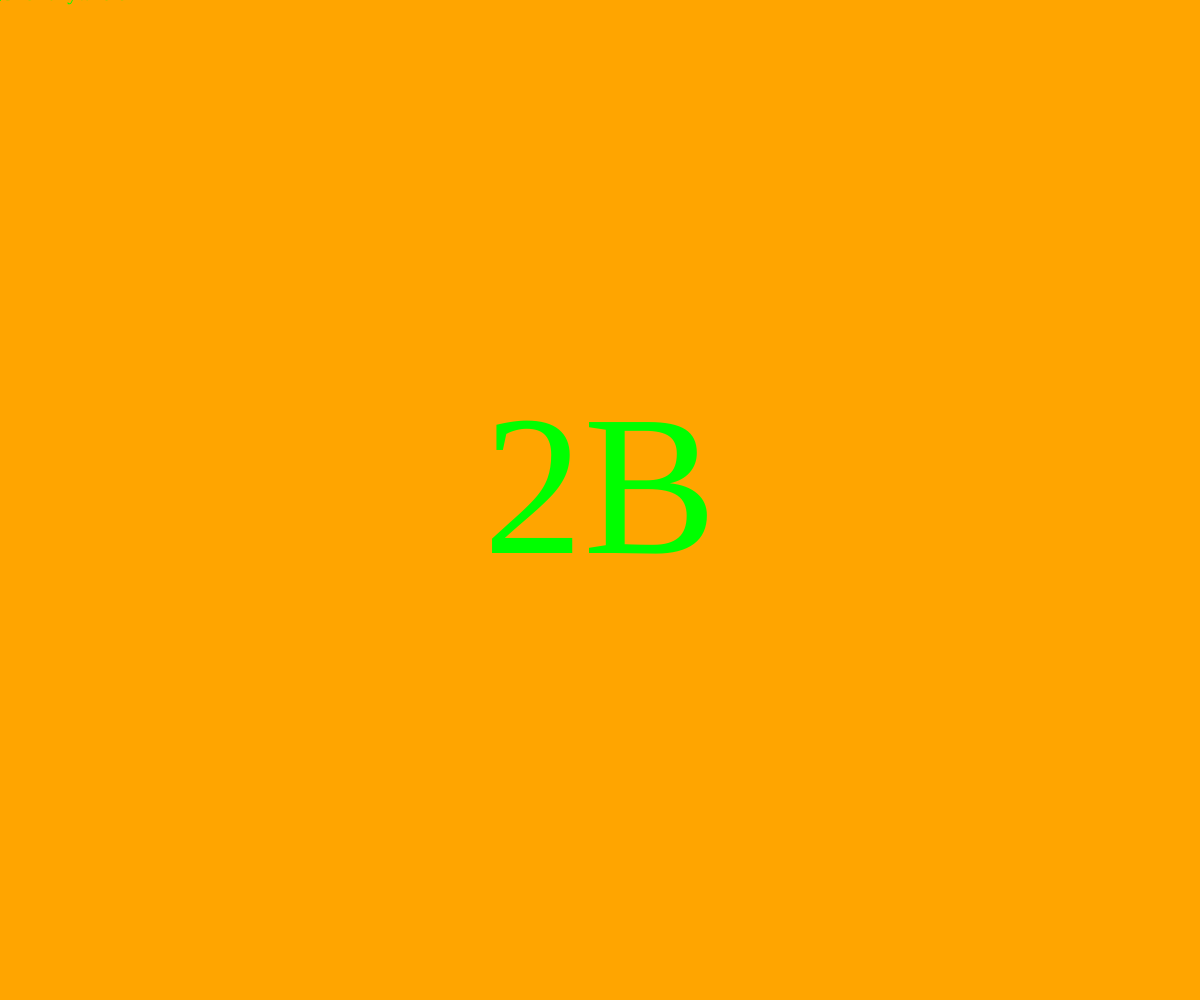
Frame 1 (no input)
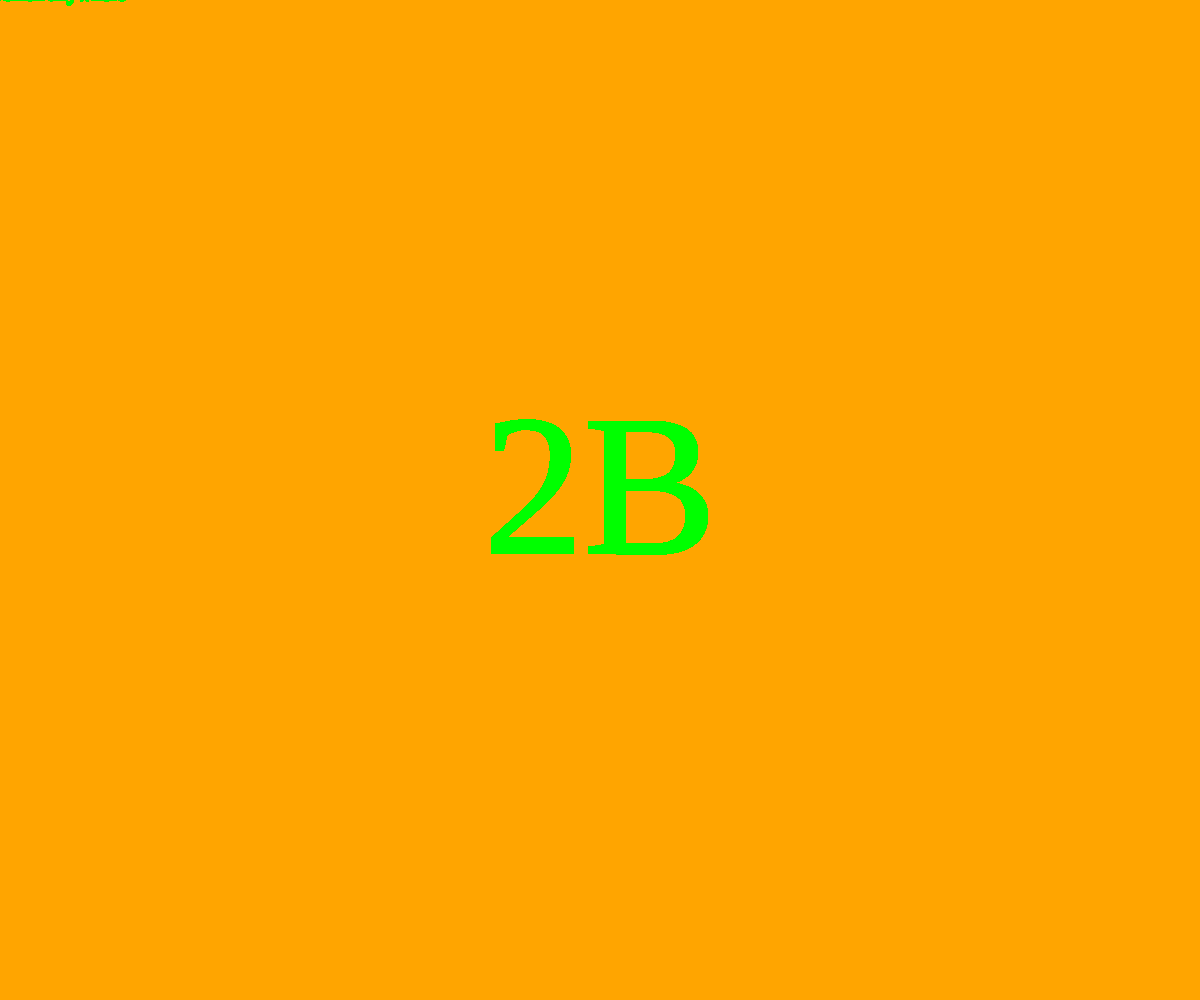
Frame 60 (no input)
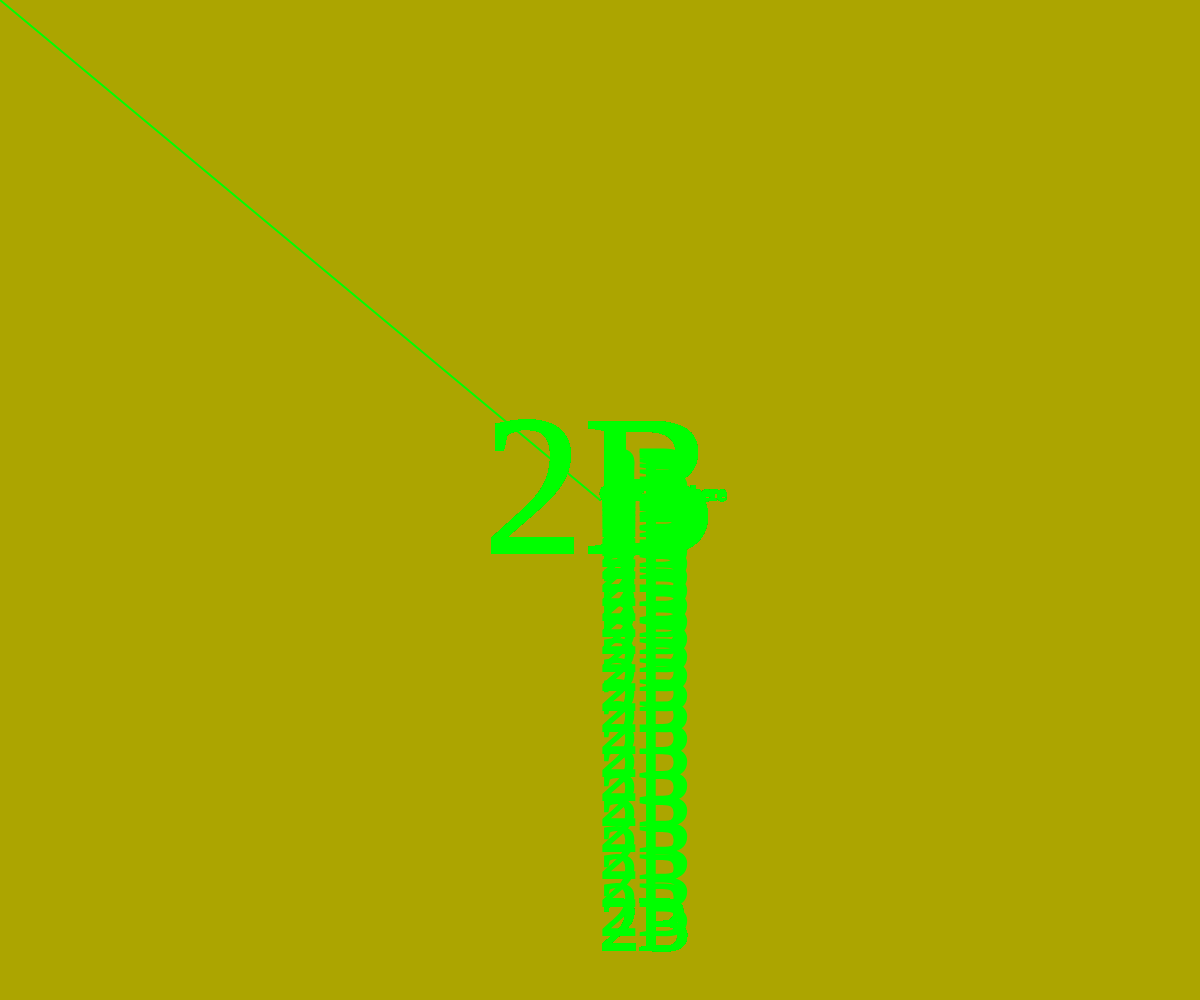
Frame 120 (the mouse pressed at the canvas centre since frame 60)

The p5.js sketch that drew these frames (run headless with seeded random() and noise() and a simulated clock; from frame 60 on, the mouse is pressed at the canvas centre):

// p5.js sketch
// ── sketch.js
let textX, textY; // Position of the text
let isFalling = false; // Whether the text is falling
let fallSpeed = 0; // Speed of falling
let randomSize; // Random text size
let fallenText = []; // Array to store fallen texts

function setup() {
  createCanvas(windowWidth, windowHeight);
  background(255, 165, 0);  // Set initial background color to orange
  fill(98);  // Set default text color
  textSize(40);  // Set default text size
}

function draw() {
  // Draw a big static "2B" in the center of the page
  textFont('Baby Doll');
  textSize(200); // Large size for center text
  fill(0, 255, 0); // Green color
  textAlign(CENTER, CENTER);
  text('2B', width / 2, height / 2);

  // Draw the text "Click anywhere" at the current mouse position
  textFont('Baby Doll');
  textSize(20);  // Reduced size for the "Click anywhere" text
  fill(0, 255, 0); // Set color of the text to green
  textAlign(LEFT, BASELINE); // Reset alignment
  text('Click anywhere', mouseX, mouseY);

  // If the text is falling, update its position
  if (isFalling) {
    textY += fallSpeed; // Move the text down by the fall speed
    fallSpeed += 1; // Gravity effect

    if (textY > height - 50) {
      textY = height - 50;
      isFalling = false;
      fallenText.push({ text: '2B', x: textX, y: textY, size: randomSize });
    }
  }

  // Draw fallen texts
  fill(0, 255, 0);
  for (let ft of fallenText) {
    textFont('Baby Doll');
    textSize(ft.size);
    text(ft.text, ft.x, ft.y);
  }

  // Draw the falling "2B"
  textSize(randomSize);
  text('2B', textX, textY);

  // Draw line trail
  stroke(0, 255, 0);
  strokeWeight(2);
  line(mouseX, mouseY, pmouseX, pmouseY);
}

function mousePressed() {
  textX = mouseX;
  textY = mouseY;
  randomSize = random(20, 100);
  isFalling = true;
  fallSpeed = 0;

  // Random orange background
  let randomOrange = random(150, 255);
  background(randomOrange, 165, 0);
}

function keyTyped() {
  textFont('Starborn');
  textSize(25);
  fill(255, 160, 0);
  text(key, mouseX, mouseY);
}
